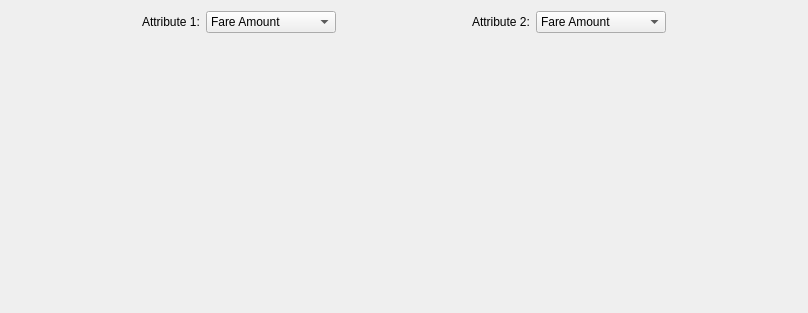
<?xml version="1.0" encoding="UTF-8"?>
<ui version="4.0">
 <class>ScatterPlotWidget</class>
 <widget class="QWidget" name="ScatterPlotWidget">
  <property name="geometry">
   <rect>
    <x>0</x>
    <y>0</y>
    <width>808</width>
    <height>313</height>
   </rect>
  </property>
  <property name="windowTitle">
   <string>Form</string>
  </property>
  <layout class="QVBoxLayout" name="verticalLayout" stretch="0,2">
   <item>
    <layout class="QHBoxLayout" name="horizontalLayout">
     <item>
      <spacer name="horizontalSpacer_3">
       <property name="orientation">
        <enum>Qt::Horizontal</enum>
       </property>
       <property name="sizeHint" stdset="0">
        <size>
         <width>40</width>
         <height>20</height>
        </size>
       </property>
      </spacer>
     </item>
     <item>
      <widget class="QLabel" name="label">
       <property name="text">
        <string>Attribute 1:</string>
       </property>
      </widget>
     </item>
     <item>
      <widget class="QComboBox" name="comboBox">
       <property name="minimumSize">
        <size>
         <width>130</width>
         <height>0</height>
        </size>
       </property>
       <item>
        <property name="text">
         <string>Fare Amount</string>
        </property>
       </item>
       <item>
        <property name="text">
         <string>Tip Amount</string>
        </property>
       </item>
       <item>
        <property name="text">
         <string>Distance</string>
        </property>
       </item>
       <item>
        <property name="text">
         <string>Duration</string>
        </property>
       </item>
       <item>
        <property name="text">
         <string>Tolls Amount</string>
        </property>
       </item>
       <item>
        <property name="text">
         <string>Average Speed</string>
        </property>
       </item>
       <item>
        <property name="text">
         <string>Hour of Day</string>
        </property>
       </item>
      </widget>
     </item>
     <item>
      <spacer name="horizontalSpacer">
       <property name="orientation">
        <enum>Qt::Horizontal</enum>
       </property>
       <property name="sizeHint" stdset="0">
        <size>
         <width>40</width>
         <height>20</height>
        </size>
       </property>
      </spacer>
     </item>
     <item>
      <widget class="QLabel" name="label_2">
       <property name="text">
        <string>Attribute 2:</string>
       </property>
      </widget>
     </item>
     <item>
      <widget class="QComboBox" name="comboBox_2">
       <property name="minimumSize">
        <size>
         <width>130</width>
         <height>0</height>
        </size>
       </property>
       <property name="currentIndex">
        <number>0</number>
       </property>
       <item>
        <property name="text">
         <string>Fare Amount</string>
        </property>
       </item>
       <item>
        <property name="text">
         <string>Tip Amount</string>
        </property>
       </item>
       <item>
        <property name="text">
         <string>Distance</string>
        </property>
       </item>
       <item>
        <property name="text">
         <string>Duration</string>
        </property>
       </item>
       <item>
        <property name="text">
         <string>Tolls Amount</string>
        </property>
       </item>
       <item>
        <property name="text">
         <string>Average Speed</string>
        </property>
       </item>
       <item>
        <property name="text">
         <string>Hour of Day</string>
        </property>
       </item>
      </widget>
     </item>
     <item>
      <spacer name="horizontalSpacer_2">
       <property name="orientation">
        <enum>Qt::Horizontal</enum>
       </property>
       <property name="sizeHint" stdset="0">
        <size>
         <width>40</width>
         <height>20</height>
        </size>
       </property>
      </spacer>
     </item>
    </layout>
   </item>
   <item>
    <widget class="QCustomPlot" name="customPlot" native="true"/>
   </item>
  </layout>
 </widget>
 <customwidgets>
  <customwidget>
   <class>QCustomPlot</class>
   <extends>QWidget</extends>
   <header>qcustomplot.h</header>
   <container>1</container>
  </customwidget>
 </customwidgets>
 <resources/>
 <connections>
  <connection>
   <sender>comboBox</sender>
   <signal>currentIndexChanged(QString)</signal>
   <receiver>ScatterPlotWidget</receiver>
   <slot>setAttribute1(QString)</slot>
   <hints>
    <hint type="sourcelabel">
     <x>239</x>
     <y>29</y>
    </hint>
    <hint type="destinationlabel">
     <x>4</x>
     <y>37</y>
    </hint>
   </hints>
  </connection>
  <connection>
   <sender>comboBox_2</sender>
   <signal>currentIndexChanged(QString)</signal>
   <receiver>ScatterPlotWidget</receiver>
   <slot>setAttribute2(QString)</slot>
   <hints>
    <hint type="sourcelabel">
     <x>656</x>
     <y>24</y>
    </hint>
    <hint type="destinationlabel">
     <x>803</x>
     <y>26</y>
    </hint>
   </hints>
  </connection>
 </connections>
 <slots>
  <slot>setAttribute1(QString)</slot>
  <slot>setAttribute2(QString)</slot>
 </slots>
</ui>
